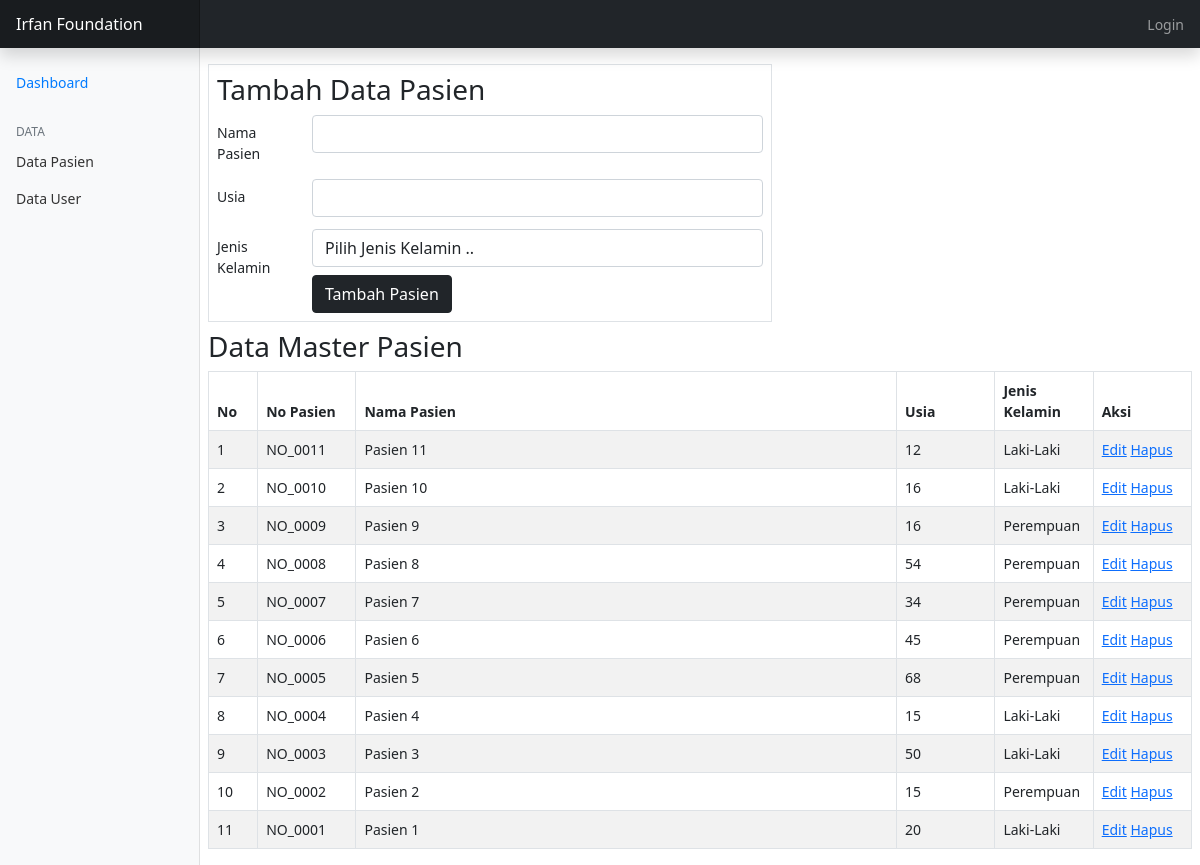
/page/modul/modul_pasien_master.php, run on the app's committed database.
### tables this page shows
CREATE TABLE `master_pasien` (
  `id_pasien` int(11) NOT NULL,
  `kode_pasien` varchar(7) NOT NULL,
  `nama` varchar(50) NOT NULL,
  `kode_jk` varchar(5) NOT NULL,
  `usia` int(11) NOT NULL
);

CREATE TABLE `master_jk` (
  `id_jk` int(11) NOT NULL,
  `kode_jk` varchar(5) NOT NULL,
  `jk` varchar(10) NOT NULL
);

### page/modul/modul_pasien_master.php (the view, shortened to what this page needs)
<?php include '../config/function.php'; ?>
<?php $pasien = mysqli_query($koneksi, "SELECT * FROM master_pasien mp INNER JOIN master_jk mj ON mp.kode_jk=mj.kode_jk ORDER BY id_pasien DESC"); ?>
<?php $jenis_kelamin = mysqli_query($koneksi, "SELECT * FROM master_jk"); ?>
<?php
if (isset($_GET['action'])) {
    $action = $_GET['action'];
    switch ($action) {
    case 'ubah':
        include 'layout/header.php';
        include 'layout/sidebar.php';
        if (isset($_POST['ubahpasien'])) {
            if ($_POST > 0) {
                EditPasien($_POST);
            }
        }
        $kode = $_GET['kd_pasien'];
        $query = mysqli_query($koneksi, "SELECT * FROM master_pasien INNER JOIN master_jk ON master_pasien.kode_jk=master_jk.kode_jk WHERE kode_pasien='$kode'");
        $data = mysqli_fetch_array($query);
        ?>
        <main class="ms-sm-auto col-10 px-md-2">
    <form action="" method="post" id="addData">
        <div class="row">
            <div class="col-7">
                <fieldset class="border p-2 mt-3">
                    <h3>Ubah Data Pasien</h3>
                    <div class="mb-6 row">
                        <label for="nama" class="col-sm-2 col-form-label">Nama Pasien</label>
                        <div class="col-sm-10">
                            <input type="text" class="form-control" id="nama" name="nama" value="<?=$data['nama']?>">
                            <input type="hidden" class="form-control" id="kode_pasien" name="kode_pasien" value="<?=$data['kode_pasien']?>">
                        </div>
                    </div>
                    <div class="mt-2 row">
                        <label for="usia" class="col-sm-2 col-form-label">Usia</label>
                        <div class="col-sm-10">
                            <input type="number" class="form-control mb-2" id="usia" name="usia" min="1" value="<?=$data['usia']?>">
                        </div>
                    </div>
                    <div class="mt-1 row">
                        <label for="usia" class="col-sm-2 col-form-label">Jenis Kelamin</label>
                        <div class="col-sm-10">
                            <select name="kode_jk" id="kode_jk" class="form-control mb-2" required>
                                <option value="<?=$data['kode_jk']?>"><?=$data['jk']?></option>
                                <?php while ($jk = mysqli_fetch_array($jenis_kelamin)) {
                        ?>
                                <option value="<?=$jk['kode_jk']?>"><?=$jk['jk']?></option>
                                <?php } ?>
                            </select>
                            <button type="submit" name="ubahpasien" id="ubahpasien" class="btn btn-md btn-dark">Ubah Data</button>
                        </div>
                    </div>
                </fieldset>
            </div>
        </div>
    </form>
</main>
        <?php
        break;
        case 'hapus':
            $kode = $_GET['kd_pasien'];
            DeleteMasterPasien($kode);
        break;
    }
}else{
   include 'layout/header.php';
   include 'layout/sidebar.php';
   ?>
<main class="ms-sm-auto col-10 px-md-2">
    <form action="" method="post" id="addData">
        <div class="row">
            <div class="col-7">
                <fieldset class="border p-2 mt-3">
                    <h3>Tambah Data Pasien</h3>
                    <div class="mb-6 row">
                        <label for="nama" class="col-sm-2 col-form-label">Nama Pasien</label>
                        <div class="col-sm-10">
                            <input type="text" class="form-control" id="nama_pasien" name="nama_pasien" required>
                        </div>
                    </div>
                    <div class="mt-2 row">
                        <label for="usia" class="col-sm-2 col-form-label">Usia</label>
                        <div class="col-sm-10">
                            <input type="number" class="form-control mb-2" id="usia" name="usia" min="1" required>
                        </div>
                    </div>
                    <div class="mt-1 row">
                        <label for="usia" class="col-sm-2 col-form-label">Jenis Kelamin</label>
                        <div class="col-sm-10">
                            <select name="kode_jk" id="kode_jk" class="form-control mb-2" required>
                                <option value="">Pilih Jenis Kelamin ..</option>
                            </select>
                            <button type="submit" name="addpasien" id="addpasien" class="btn btn-md btn-dark">Tambah
                                Pasien</button>
                        </div>
                    </div>
                </fieldset>
            </div>
        </div>
    </form>
    <h3 class="mt-2">Data Master Pasien</h3>
    <table class="table table-bordered table-striped mt-2" id="tabel-data">
        <thead>
            <th>No</th>
            <th>No Pasien</th>
            <th>Nama Pasien</th>
            <th>Usia</th>
            <th>Jenis Kelamin</th>
            <th>Aksi</th>
        </thead>
        <tbody>
            <?php
            $no =1;
            while ($data=mysqli_fetch_array($pasien)) {
            ?>
            <tr>
                <td width="5%"><?=$no++?></td>
                <td width="10%"><?=$data['kode_pasien']?></td>
                <td><?=$data['nama']?></td>
                <td width="10%"><?=$data['usia']?></td>
                <td width="10%"><?=$data['jk']?></td>
                <td width="10%">
                    <a href="?module=master_pasien&action=ubah&kd_pasien=<?=$data['kode_pasien']?>">Edit</a>
                    <a href="?module=master_pasien&action=hapus&kd_pasien=<?=$data['kode_pasien']?>">Hapus</a>
                </td>
            </tr>
            <?php } ?>
        </tbody>
    </table>
</main>
<?php
}
?>
<?php include 'layout/footer.php'; ?>

### data on the page
master_pasien: kode_pasien "NO_0011", nama "Pasien 11", usia "12", master_jk.jk "Laki-Laki"
master_pasien: kode_pasien "NO_0010", nama "Pasien 10", usia "16", master_jk.jk "Laki-Laki"
master_pasien: kode_pasien "NO_0009", nama "Pasien 9", usia "16", master_jk.jk "Perempuan"
master_pasien: kode_pasien "NO_0008", nama "Pasien 8", usia "54", master_jk.jk "Perempuan"
master_pasien: kode_pasien "NO_0007", nama "Pasien 7", usia "34", master_jk.jk "Perempuan"
master_pasien: kode_pasien "NO_0006", nama "Pasien 6", usia "45", master_jk.jk "Perempuan"
master_pasien: kode_pasien "NO_0005", nama "Pasien 5", usia "68", master_jk.jk "Perempuan"
master_pasien: kode_pasien "NO_0004", nama "Pasien 4", usia "15", master_jk.jk "Laki-Laki"
master_pasien: kode_pasien "NO_0003", nama "Pasien 3", usia "50", master_jk.jk "Laki-Laki"
master_pasien: kode_pasien "NO_0002", nama "Pasien 2", usia "15", master_jk.jk "Perempuan"
master_pasien: kode_pasien "NO_0001", nama "Pasien 1", usia "20", master_jk.jk "Laki-Laki"
